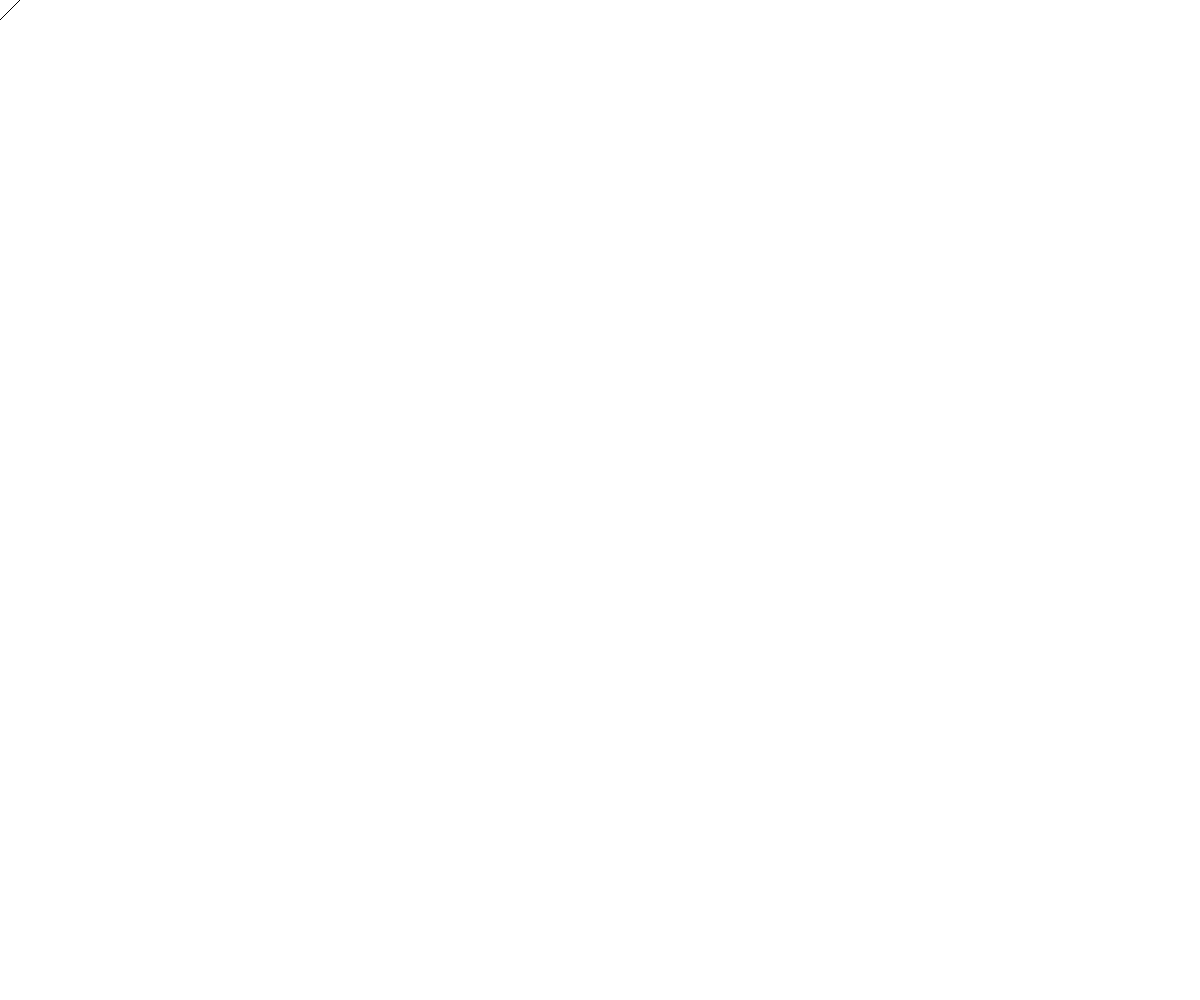
Frame 1 (no input)
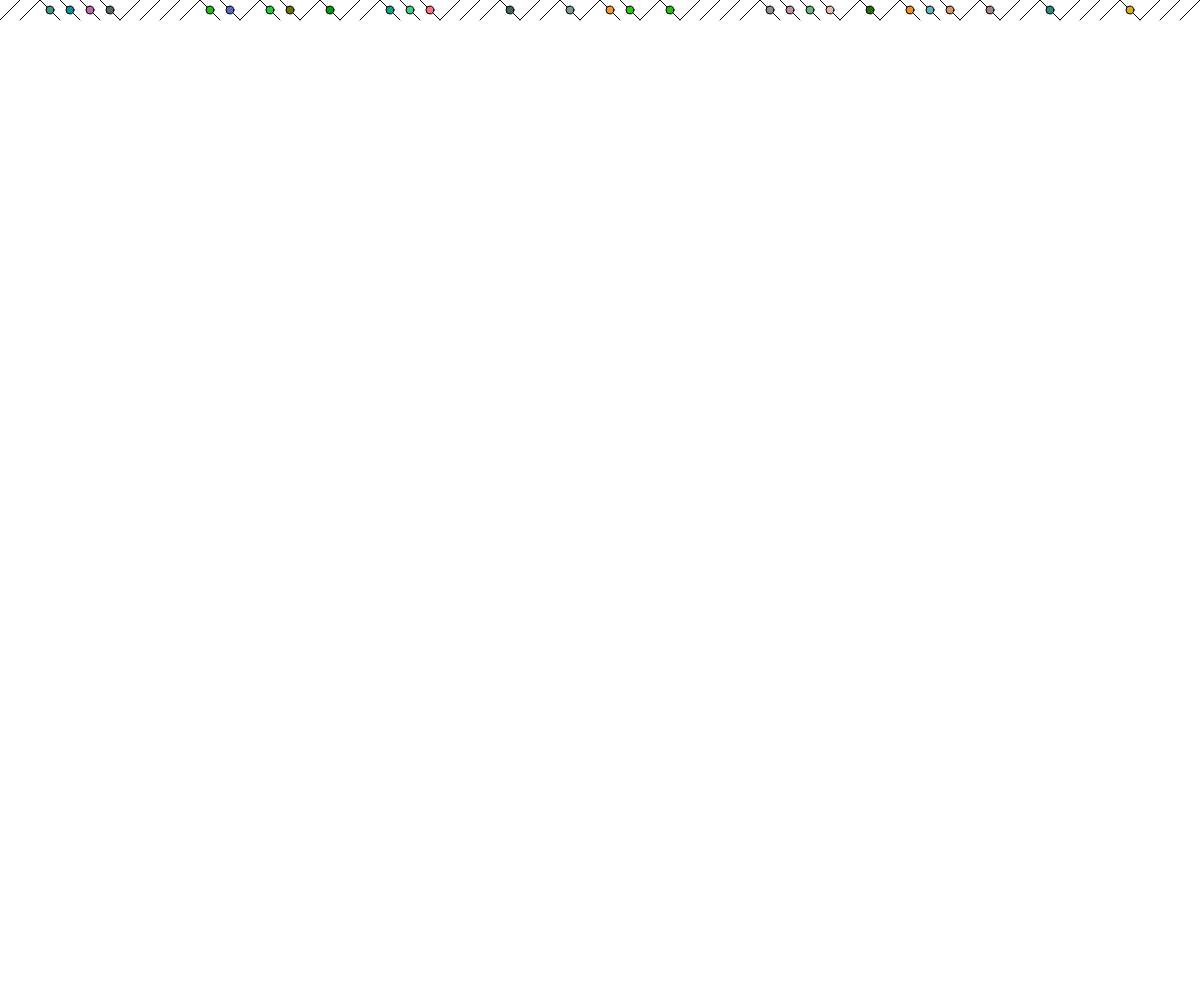
Frame 60 (no input)
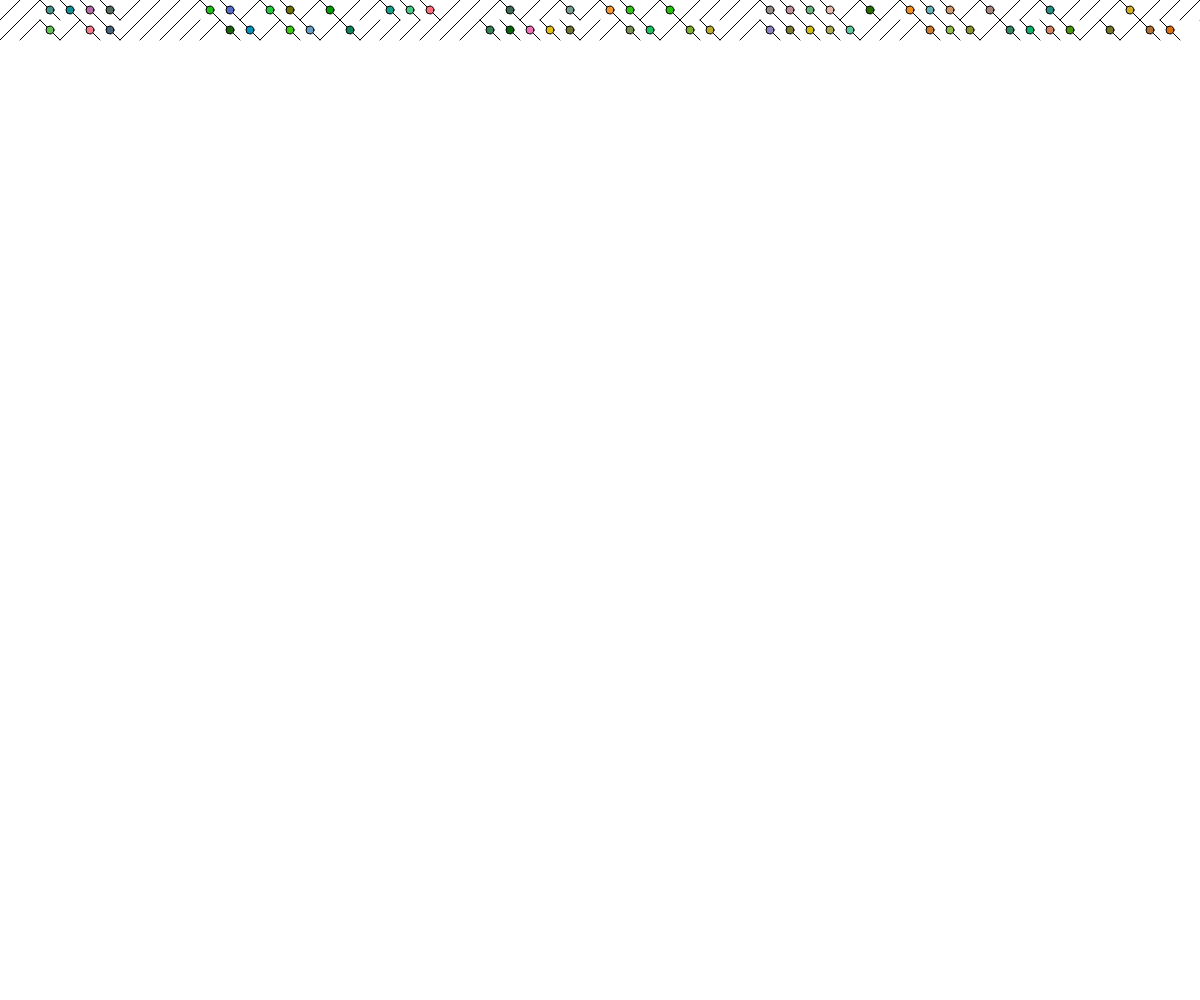
Frame 120 (the mouse pressed at the canvas centre since frame 60)

The p5.js sketch that drew these frames (run headless with seeded random() and noise() and a simulated clock; from frame 60 on, the mouse is pressed at the canvas centre):

// p5.js sketch
// ── sketch.js

var x = 0;
var y = 0;

function setup() {
  createCanvas(windowWidth, windowHeight);
  background(255);
}

function draw() {
  var r = random(255);
  var g = random(100, 200);
  var b = random(200);
  
  if (random(1) > 0.5) {
    line(x, y, x+20, y+20);
    fill(r, g, b);
    ellipse(x+10, y+10, 8, 8);
    
  } 
  else {
    line(x, y+20, x+20, y);
  }

  x += 20;
  if (x > width) {
    x = 0;
    y += 20;
  }

  if (y > height) {
    background(255);
    x = 0;
    y = 0;
  }
}
